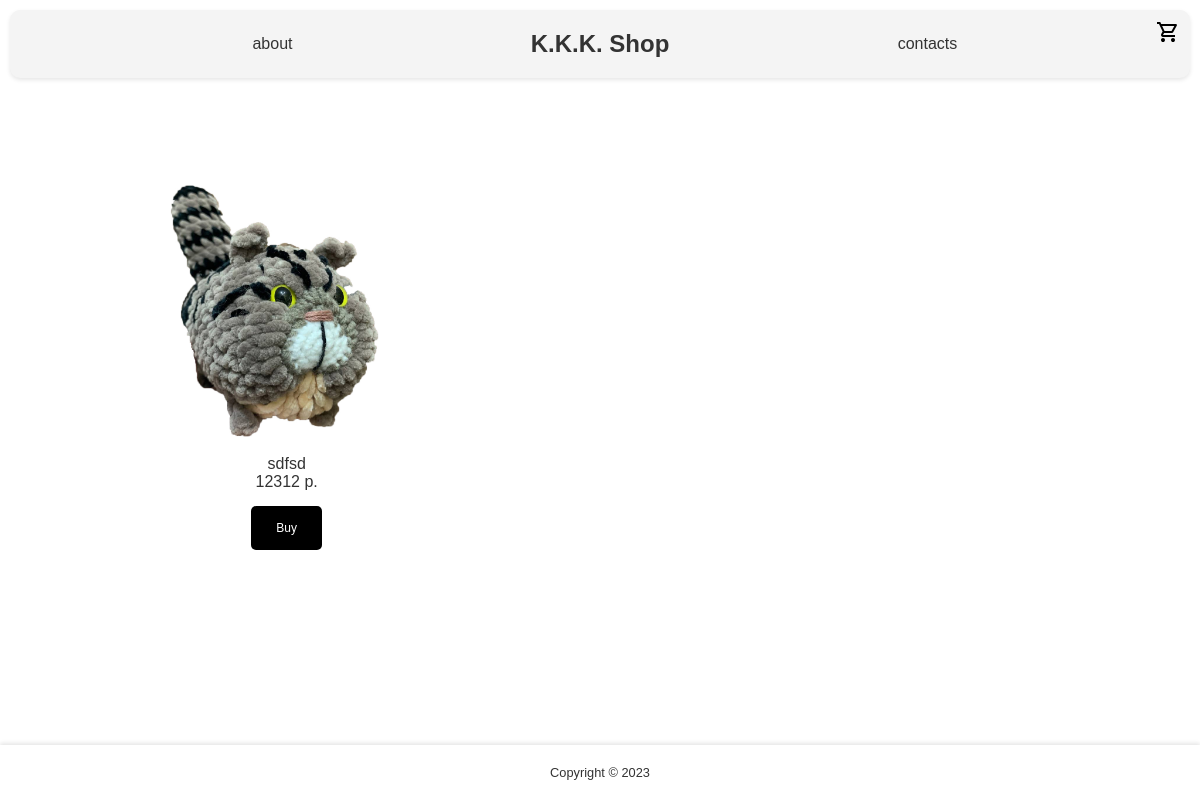
The app's page /index, older data.
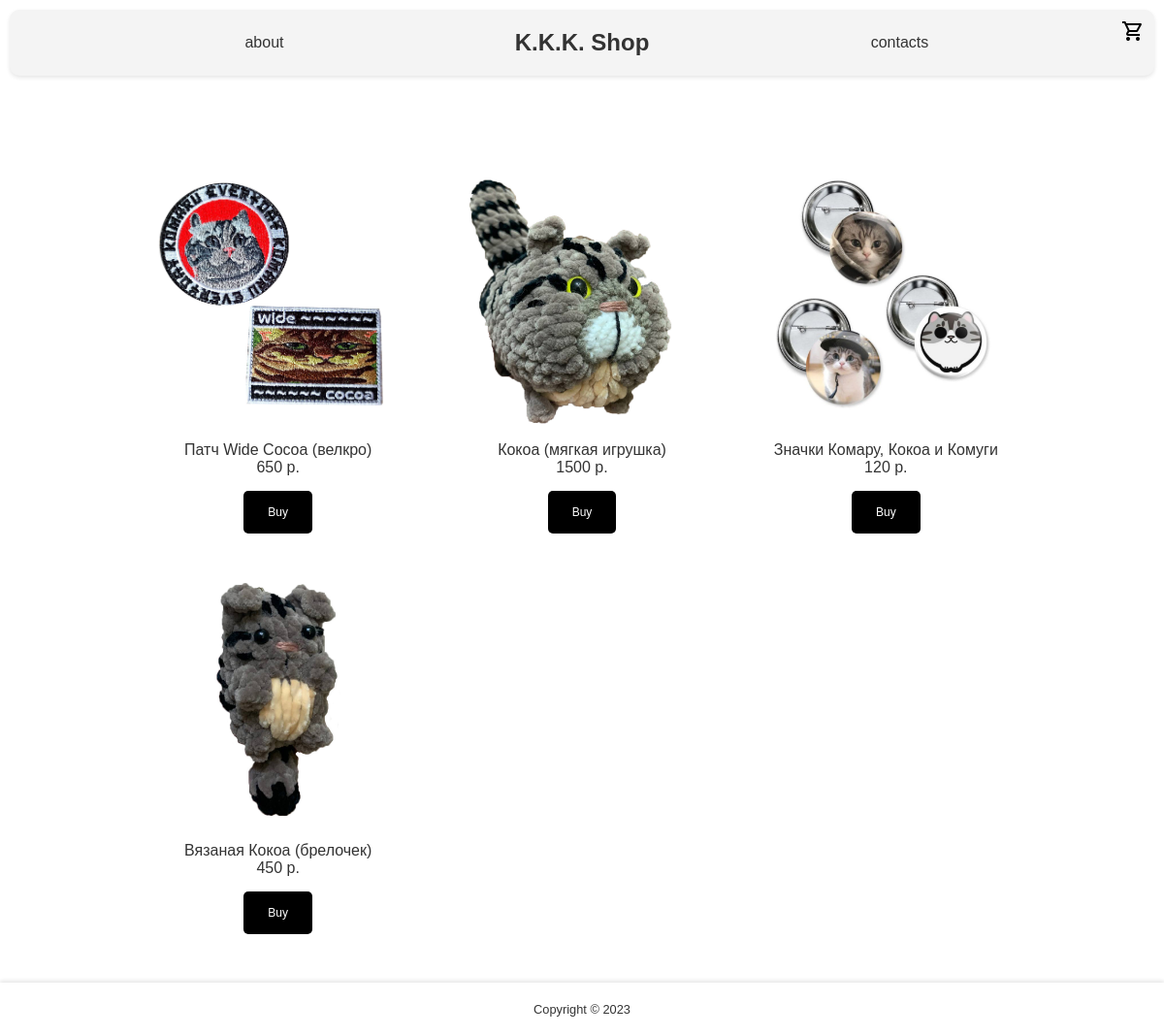
The same page, newer data.
### run.py (models this page shows)
class Product(db.Model):
    id = db.Column(db.Integer, primary_key=True)
    name = db.Column(db.String(100))
    price = db.Column(db.Integer)
    description = db.Column(db.String(300))
    images = db.Column(db.Text)
    def image_list(self):
        return self.images.split(',') if self.images else []

### run.py (the view)
@app.route("/")
@app.route("/index")
def index():
    products = Product.query.all()
    return render_template("index.html", products=products)

### templates/index.html (shortened to what this page needs)
{% extends "base.html" %}
{% block content %}
<div class="product-container">
    {% for product in products %}
    <div class="product-card">
        <a href="/product/{{ product.id }}">
            <img src="{{ url_for('static', filename='images/' ~ product.image_list()[0]) }}" alt="Product">
            <div class="product-info">
                {{ product.name }}
                <p>{{ product.price }} р.</p>
            </div>
            <button class="buy-button">Buy</button>
        </a>
    </div>
    {% endfor %}
</div>
{% endblock %}

### templates/base.html (shortened to what this page needs)
<!DOCTYPE html>
<html lang="en">
<head>
    <link rel="stylesheet" href="/static/css/style.css">
    <link rel="stylesheet" href="https://cdnjs.cloudflare.com/ajax/libs/font-awesome/6.0.0-beta3/css/all.min.css">
</head>
<body>
    <header>
        <nav>
            <ul>
                <li><a href="/about">about</a></li>
                <li>
                    <h2><a href="/">K.K.K. Shop</a></h2>
                </li>
                <li><a href="https://t.me/Komaru_merch">contacts</a></li>
            </ul>
            <div id="cartIcon" class="cart-icon">
                <img src="../static/icons/cart.svg" alt="cartIcon">
            </div>
        </nav>
    </header>
    <main>
        {% block content %}{% endblock %}
    </main>
    <footer>
        <p>Copyright &copy; 2023</p>
    </footer>
</body>
</html>

### static/css/style.css (style rules this page uses)
* { box-sizing: border-box; margin: 0; padding: 0; }
html { height: 100%; display: flex; flex-direction: column; }
body { height: 100%; display: flex; flex-direction: column; font-family: 'Futura PT, Segoe UI', Tahoma, Geneva, Verdana, sans-serif; background-color: #fff; color: #333; }
a { text-decoration: none; color: #333; transition: color 0.3s; }
header { background-color: #f4f4f4; margin: 10px; padding: 20px 10%; box-shadow: 0 2px 4px rgba(0, 0, 0, 0.1); border-radius: 10px; text-align: center; }
nav { display: flex; justify-content: space-between; align-items: center; width: 100%; }
nav ul { display: flex; justify-content: center; align-items: center; list-style: none; width: 100%; padding: 0; }
nav li { margin: 0 100px; }
nav li:nth-child(1), nav li:nth-child(3) { flex: 1; }
nav li:nth-child(2) { flex: 2; text-align: center; }
.cart-icon { position: fixed; top: 20px; right: 20px; cursor: pointer; font-size: 24px; z-index: 1000; }
main { flex: 1; margin-top: 20px; padding: 20px 10%; }
.product-container { display: flex; flex-wrap: wrap; padding: 20px; margin-left: -10px; margin-right: -10px; }
.product-card { flex: 0 1 calc(33.333% - 20px); margin: 10px 10px; text-align: center; display: flex; flex-direction: column; align-items: center; }
.product-card img { border-radius: 10px; max-width: 350px; width: 100%; max-height: 350px; height: auto; object-fit: contain; }
.buy-button { padding: 15px 25px; font-size: 12px; font-weight: 300; color: white; background-color: black; border: none; border-radius: 5px; cursor: pointer; transition: background-color 0.3s; margin-top: 15px; }
footer { background-color: #fff; padding: 20px 10%; text-align: center; box-shadow: 0 -2px 4px rgba(0, 0, 0, 0.1); font-size: 0.8em; }

Row changes from the older to the newer data that the page shows:
changed Product: images: picture removed, a placeholder shows; name "sdfsd" → "Патч Wide Cocoa (велкро)"; price "12312" → "650"
added Product: images (picture), name "Кокоа (мягкая игрушка)", price "1500"
added Product: shows a picture, name "Значки Комару, Кокоа и Комуги", price "120"
added Product: shows a picture, name "Вязаная Кокоа (брелочек)", price "450"
